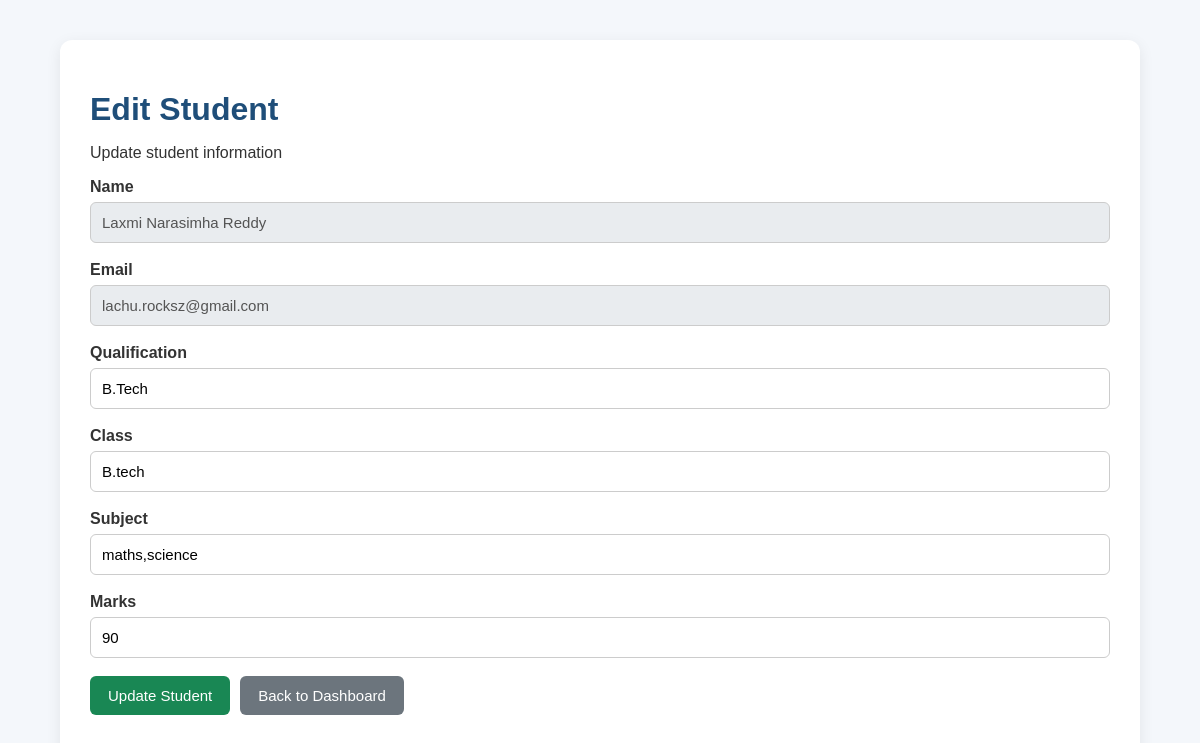
The app's page /edit_student.php?id=2 (signed in) with its own data.
### tables this page shows
CREATE TABLE `students` (
  `id` int(11) NOT NULL,
  `name` varchar(100) NOT NULL,
  `email` varchar(255) NOT NULL,
  `password` varchar(255) NOT NULL,
  `date_of_birth` date NOT NULL,
  `gender` varchar(20) NOT NULL,
  `qualification` varchar(100) NOT NULL,
  `interests` varchar(255) NOT NULL,
  `student_class` varchar(50) NOT NULL,
  `subject` varchar(100) NOT NULL,
  `marks` int(11) NOT NULL,
  `aadhaar_file` varchar(255) NOT NULL,
  `role` varchar(20) NOT NULL DEFAULT 'student'
);

### edit_student.php (the view, shortened to what this page needs)
<?php
require_once "config/database.php";
$id = $_GET['id'];
$sql = "SELECT * FROM students WHERE id = ? AND role = 'student'";
$stmt = $conn->prepare($sql);
$stmt->bind_param("i", $id);
$stmt->execute();
$result = $stmt->get_result();
$student = $result->fetch_assoc();
?>
<!DOCTYPE html>
<html>
<head>
    <link rel="stylesheet" href="style.css">
</head>
<body>
<div class="container">
    <div class="card">
        <h1>Edit Student</h1>
        <p>Update student information</p>
        <form method="POST">
            <div class="form-group">
                <label>Name</label>
                <input
                    type="text"
                    value="<?php echo $student['name']; ?>"
                    class="disabled-field"
                    disabled>
            </div>
            <div class="form-group">
                <label>Email</label>
                <input
                    type="email"
                    value="<?php echo $student['email']; ?>"
                    class="disabled-field"
                    disabled>
            </div>
            <div class="form-group">
                <label>Qualification</label>
                <input
                    type="text"
                    name="qualification"
                    value="<?php echo $student['qualification']; ?>"
                    required>
            </div>
            <div class="form-group">
                <label>Class</label>
                <input
                    type="text"
                    name="student_class"
                    value="<?php echo $student['student_class']; ?>"
                    required>
            </div>
            <div class="form-group">
                <label>Subject</label>
                <input
                    type="text"
                    name="subject"
                    value="<?php echo $student['subject']; ?>"
                    required>
            </div>
            <div class="form-group">
                <label>Marks</label>
                <input
                    type="number"
                    name="marks"
                    value="<?php echo $student['marks']; ?>"
                    min="0"
                    max="100"
                    required>
            </div>
            <div class="actions">
                <button type="submit" class="btn-success">
                    Update Student
                </button>
                <a
                    href="admin_dashboard.php"
                    class="btn btn-secondary">
                    Back to Dashboard
                </a>
            </div>
        </form>
    </div>
</div>
</body>
</html>

### style.css (style rules this page uses)
* { box-sizing: border-box; }
body { margin: 0; font-family: Arial, sans-serif; background: #f4f7fb; color: #333; }
.container { width: 90%; max-width: 1200px; margin: 40px auto; }
.card { background: white; padding: 30px; border-radius: 12px; box-shadow: 0 4px 15px rgba(0, 0, 0, 0.08); }
h1 { color: #1f4e79; margin-bottom: 10px; }
.form-group { margin-bottom: 18px; }
label { display: block; font-weight: bold; margin-bottom: 6px; }
input, select { width: 100%; padding: 11px; border: 1px solid #ccc; border-radius: 6px; font-size: 15px; }
button, .btn { display: inline-block; padding: 11px 18px; border: none; border-radius: 6px; background: #1f4e79; color: white; text-decoration: none; cursor: pointer; font-size: 15px; }
.btn-success { background: #198754; }
.btn-secondary { background: #6c757d; }
.actions { display: flex; gap: 10px; margin-bottom: 25px; flex-wrap: wrap; }
a { color: #1f4e79; }
.disabled-field { background: #e9ecef; }

### records on screen
students: name "Laxmi Narasimha Reddy", email "lachu.rocksz@gmail.com", qualification "B.Tech", student_class "B.tech", subject "maths,science", marks "90"
